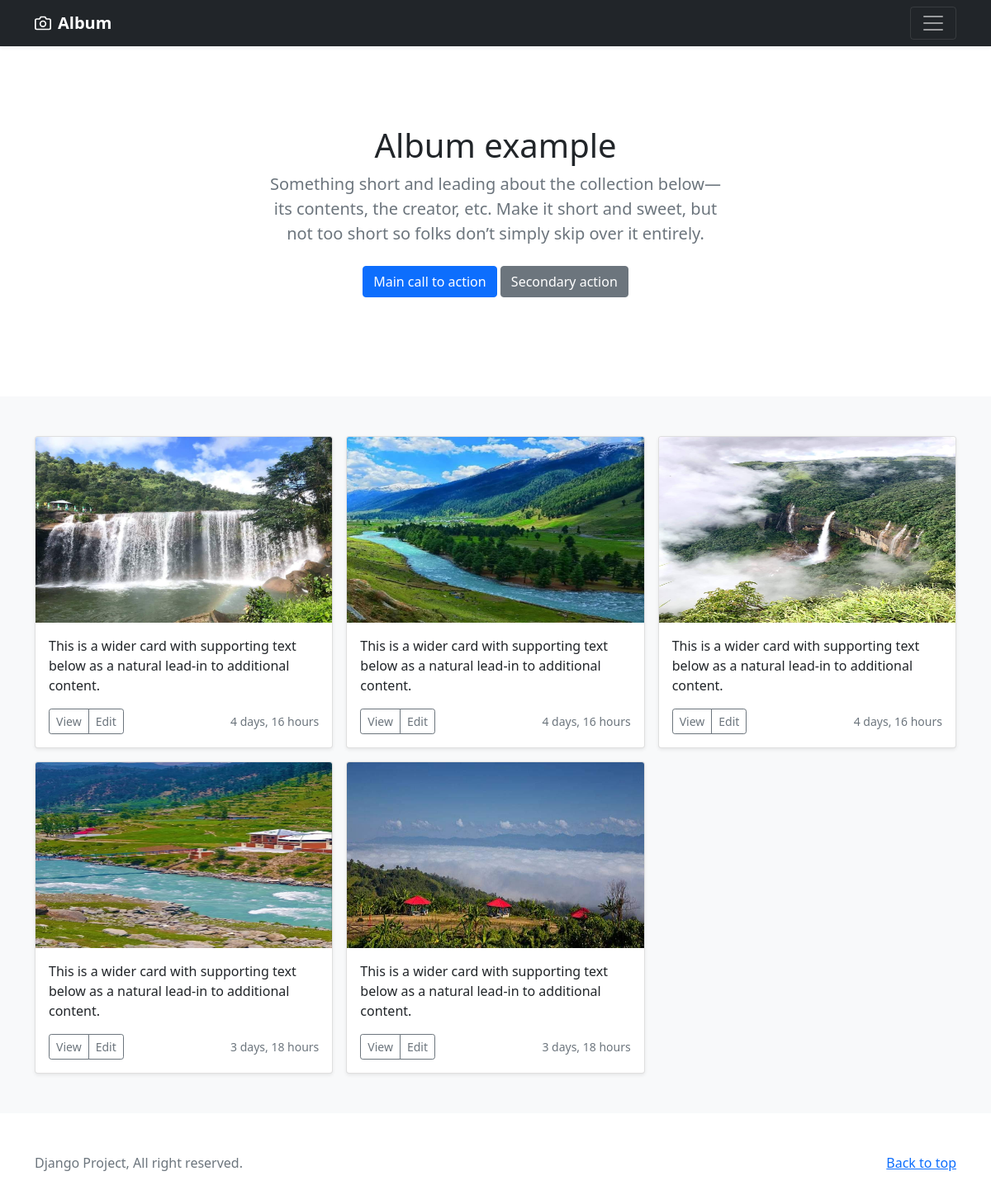
The app's page /album/, older data.
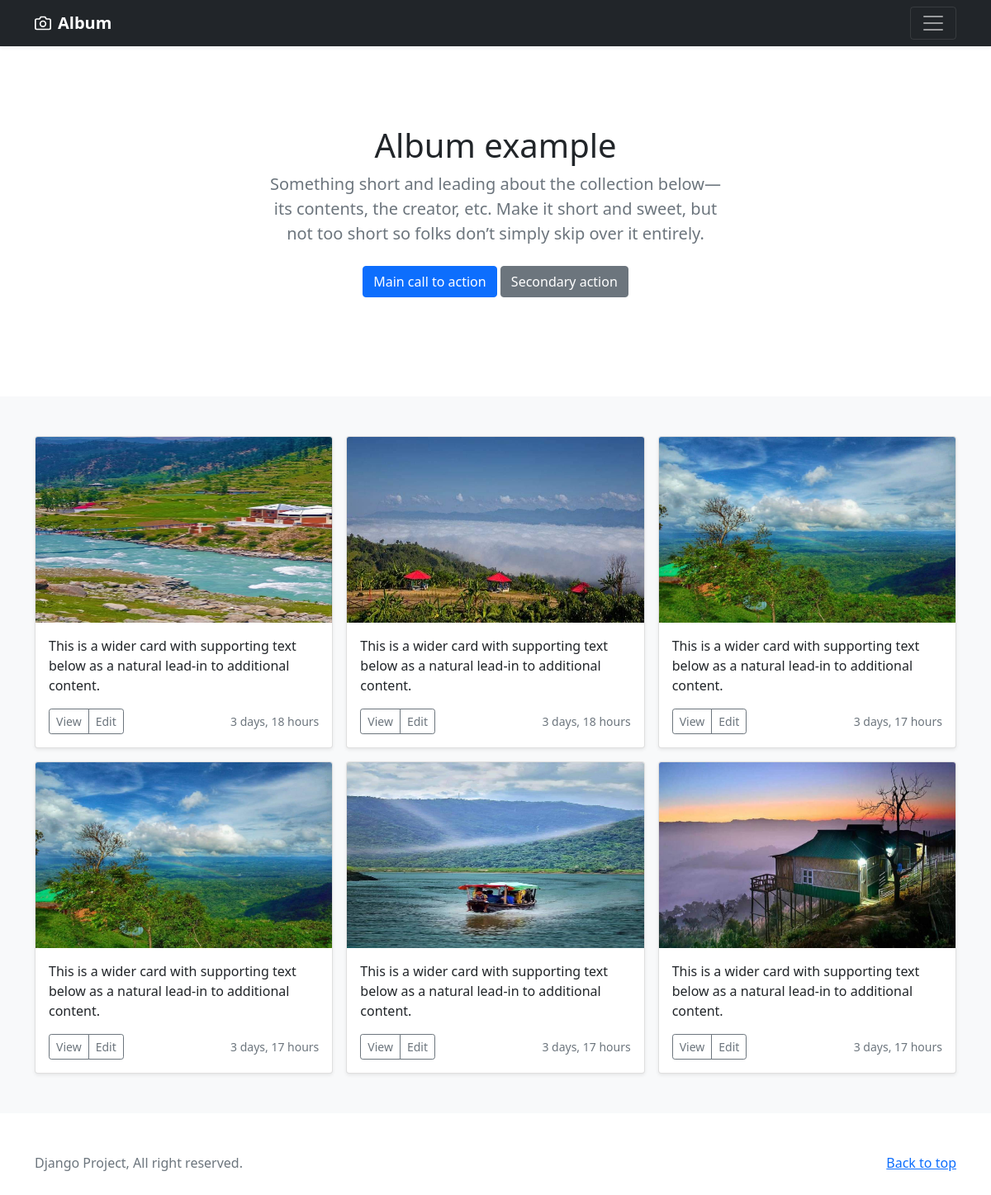
The same page, newer data.
### album/models.py (models this page shows)
class Album(models.Model):
    thumbnail = models.ImageField(upload_to = 'album/photo/')
    description = models.TextField()
    creation = models.DateTimeField(auto_now_add=True)

### album/views.py (the view)
# urls.py: path('', views.album, name='album')
def album(request):
    albums = Album.objects.all()
    context = {
        'albums': albums
    }
    return render(request, 'album/index.html', context)

### templates/album/index.html (shortened to what this page needs)
{% load static %}
<!doctype html>
<html lang="en">
  <head>
    <link href="{% static 'assets/dist/css/bootstrap.min.css'%}" rel="stylesheet">
  </head>
  <body>
<header>
  <div class="navbar navbar-dark bg-dark shadow-sm">
    <div class="container">
      <a href="#" class="navbar-brand d-flex align-items-center">
        <strong>Album</strong>
      </a>
      <button class="navbar-toggler" type="button" data-bs-toggle="collapse" data-bs-target="#navbarHeader" aria-controls="navbarHeader" aria-expanded="false" aria-label="Toggle navigation">
        <span class="navbar-toggler-icon"></span>
      </button>
    </div>
  </div>
</header>
<main>
  <section class="py-5 text-center container">
    <div class="row py-lg-5">
      <div class="col-lg-6 col-md-8 mx-auto">
        <h1 class="fw-light">Album example</h1>
        <p class="lead text-muted">Something short and leading about the collection below—its contents, the creator, etc. Make it short and sweet, but not too short so folks don’t simply skip over it entirely.</p>
        <p>
          <a href="#" class="btn btn-primary my-2">Main call to action</a>
          <a href="#" class="btn btn-secondary my-2">Secondary action</a>
        </p>
      </div>
    </div>
  </section>
  <div class="album py-5 bg-light">
    <div class="container">
      <div class="row row-cols-1 row-cols-sm-2 row-cols-md-3 g-3">
        {% for album in albums %}
        <div class="col">
          <div class="card shadow-sm">
            <img class="bd-placeholder-img card-img-top" width="100%" height="225" src ="{{ album.thumbnail.url }}" alt="Image">
            <div class="card-body">
              <p class="card-text">{{ album.description }}</p>
              <div class="d-flex justify-content-between align-items-center">
                <div class="btn-group">
                  <button type="button" class="btn btn-sm btn-outline-secondary">View</button>
                  <button type="button" class="btn btn-sm btn-outline-secondary">Edit</button>
                </div>
                <small class="text-muted"> {{ album.creation | timesince }}</small>
              </div>
            </div>
          </div>
        </div>
        {% endfor %}
    </div>
    </div>
  </div>
</main>
<footer class="text-muted py-5">
  <div class="container">
    <p class="float-end mb-1">
      <a href="#">Back to top</a>
    </p>
    <p class="mb-1">Django Project, All right reserved.</p>
  </div>
</footer>
  </body>
</html>

### templates/album/index.html (style rules this page uses)
.bd-placeholder-img { font-size: 1.125rem; text-anchor: middle; -webkit-user-select: none; -moz-user-select: none; user-select: none; }

Row changes from the older to the newer data that the page shows:
removed Album: thumbnail (picture), description "This is a wider card with supporting text below as a natural lead-in to additional content.", creation "4 days, 16 hours"
removed Album: thumbnail (picture), description "This is a wider card with supporting text below as a natural lead-in to additional content.", creation "4 days, 16 hours"
removed Album: thumbnail (picture), description "This is a wider card with supporting text below as a natural lead-in to additional content.", creation "4 days, 16 hours"
added Album: thumbnail (picture), description "This is a wider card with supporting text below as a natural lead-in to additional content.", creation "3 days, 17 hours"
added Album: thumbnail (picture), description "This is a wider card with supporting text below as a natural lead-in to additional content.", creation "3 days, 17 hours"
added Album: thumbnail (picture), description "This is a wider card with supporting text below as a natural lead-in to additional content.", creation "3 days, 17 hours"
added Album: thumbnail (picture), description "This is a wider card with supporting text below as a natural lead-in to additional content.", creation "3 days, 17 hours"
